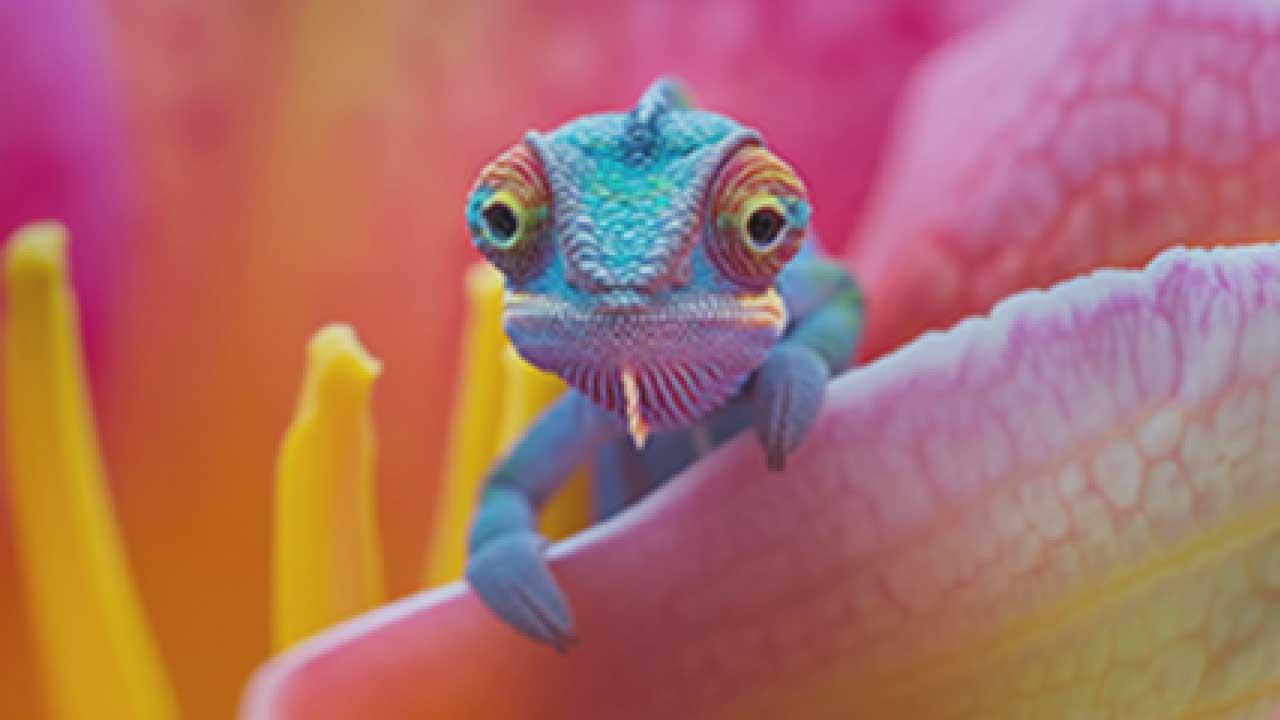
#> input picture research/lad/MainBefore.jpg, 1280 x 720 px
$ jupyter execute LAD.ipynb
#> lines starting #> are read from the running program, lines starting #| are printed output that depends on the picture
[cell 1]
import cv2
import numpy as np
import matplotlib.pyplot as plt
from sklearn.cluster import KMeans
from sklearn.manifold import TSNE

# 1. Load image
img = cv2.imread("MainBefore.jpg", cv2.IMREAD_GRAYSCALE)
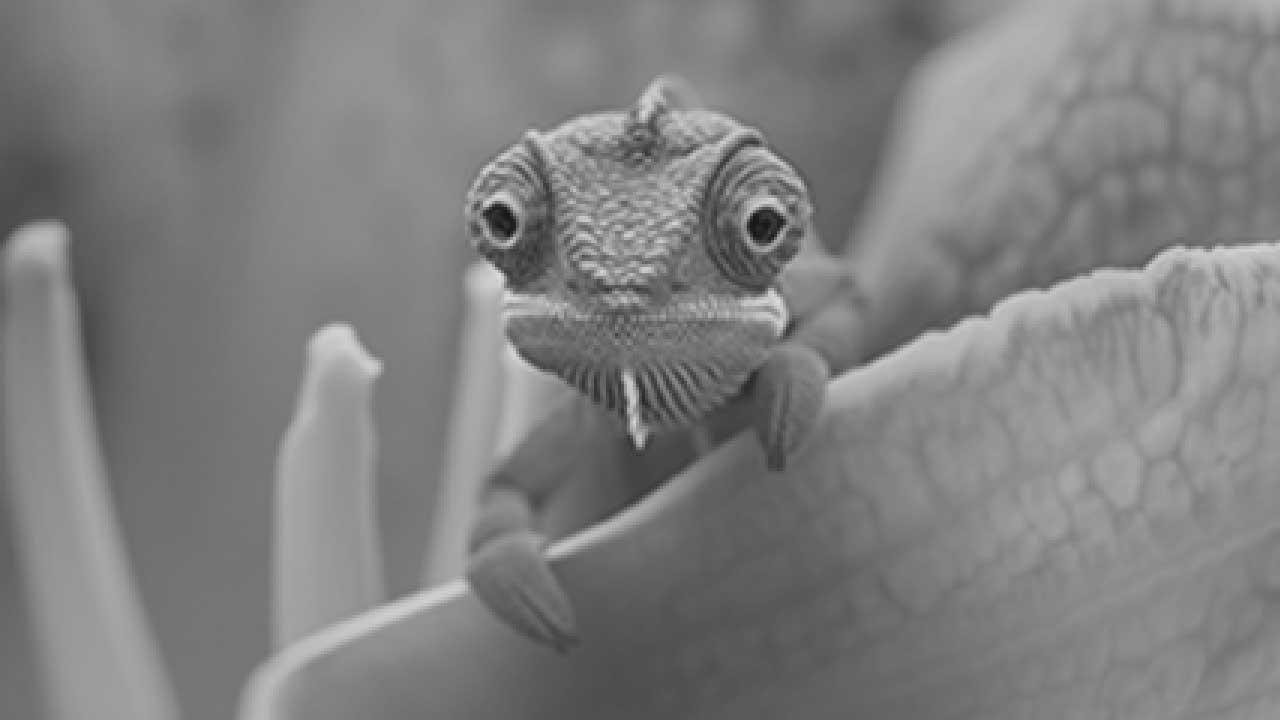
#> img: shape (720, 1280); min 12, max 230, mean 127.6

# 2. Extract SIFT descriptors
sift = cv2.SIFT_create()
keypoints, descriptors = sift.detectAndCompute(img, None)
#> keypoints = 676 keypoints; strongest (x, y, size): (764, 224, 19.1), (510, 242, 6.8), (639, 440, 8), (488, 280, 21.8)

print("Descriptors shape:", descriptors.shape)
#| Descriptors shape: (676, 128)

# 3. Cluster descriptors with KMeans
k = 8
kmeans = KMeans(n_clusters=k, random_state=0)
assignments = kmeans.fit_predict(descriptors)
#> assignments = 676 values, max 7 at index 0, min 0 at index 26, mean 3.13

# 4. Project descriptors AND cluster centers to 2D using t-SNE
tsne = TSNE(n_components=2, random_state=42, perplexity=30)

# Combine descriptors + cluster centers for joint projection
data_for_tsne = np.vstack([descriptors, kmeans.cluster_centers_])
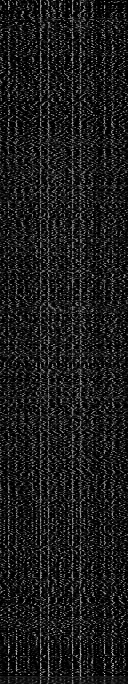
#> data_for_tsne: shape (684, 128) float32; min 0, max 196, mean 27.2
tsne_result = tsne.fit_transform(data_for_tsne)
#> tsne_result = 684 pairs, first value -20.44 to 21.71, second value -26.68 to 28.45

# Split back
desc_2d = tsne_result[:len(descriptors)]
#> desc_2d = 676 pairs, first value -20.44 to 21.71, second value -26.68 to 28.45
centers_2d = tsne_result[len(descriptors):]
#> centers_2d = [[-6.79, 9.96], [2.41, -16.53], [-5.93, 10.16], [-5.55, 18.29], [11.19, -11.21], [-6.12, -16.12], [-0.85, -8.42], [15.77, -5.22]]

# 5. Plot descriptors with cluster assignments
plt.figure(figsize=(10, 8))
colors = plt.cm.tab10(np.linspace(0, 1, k))

for cluster_id in range(k):
    cluster_points = desc_2d[assignments == cluster_id]
    plt.scatter(cluster_points[:, 0], cluster_points[:, 1],
                s=30, color=colors[cluster_id], label=f"Cluster {cluster_id}")

# Plot cluster centers
plt.scatter(centers_2d[:, 0], centers_2d[:, 1],
            s=200, c="black", marker="X", label="Cluster Centers")

plt.title("t-SNE of SIFT Descriptors with KMeans Clusters")
plt.legend()
plt.show()
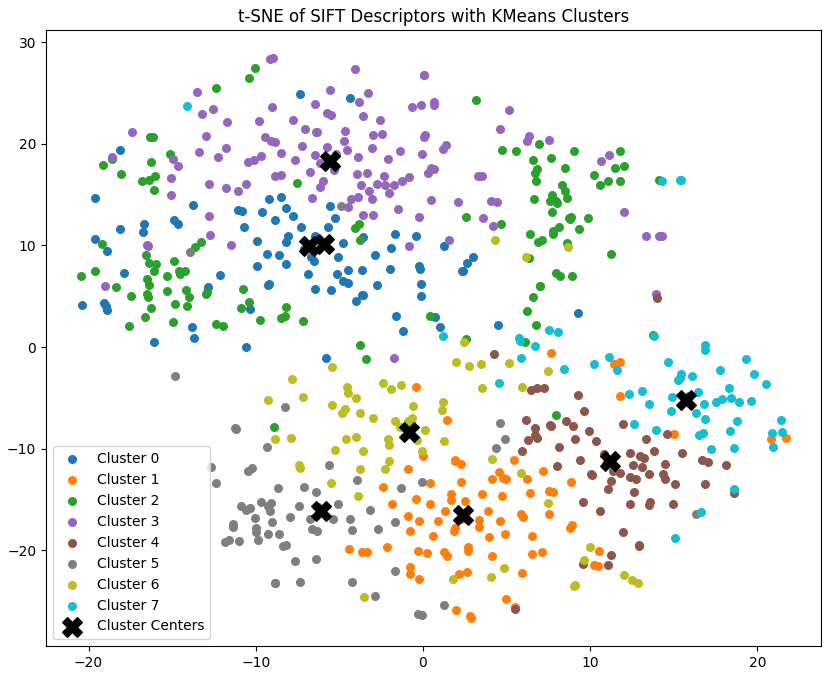
#> figure drawn by matplotlib, 1 panel

[cell 2]
def compute_LAD(descriptors, kmeans):
    k = kmeans.n_clusters
    centers = kmeans.cluster_centers_
    assignments = kmeans.predict(descriptors)

    lad = np.zeros((k, descriptors.shape[1]), dtype=np.float32)

    for i, desc in enumerate(descriptors):
        cluster_id = assignments[i]
        lad[cluster_id] += desc - centers[cluster_id]
#> this loop made 676 passes
#> cluster_id on passes 1 to 3: 7, 5, 3

    # Flatten & normalize
    lad = lad.flatten()
#> lad = 1024 values, max 0.00645 at index 461, min -0.008 at index 304, mean -6.27e-05
    lad = lad / np.linalg.norm(lad)
#> lad = 1024 values, max 0.209 at index 461, min -0.259 at index 304, mean -0.00203
    return lad

lad_vector = compute_LAD(descriptors, kmeans)
#> lad_vector has the same summary as lad in compute_LAD
print("Final LAD feature vector shape:", lad_vector.shape)
#| Final LAD feature vector shape: (1024,)
